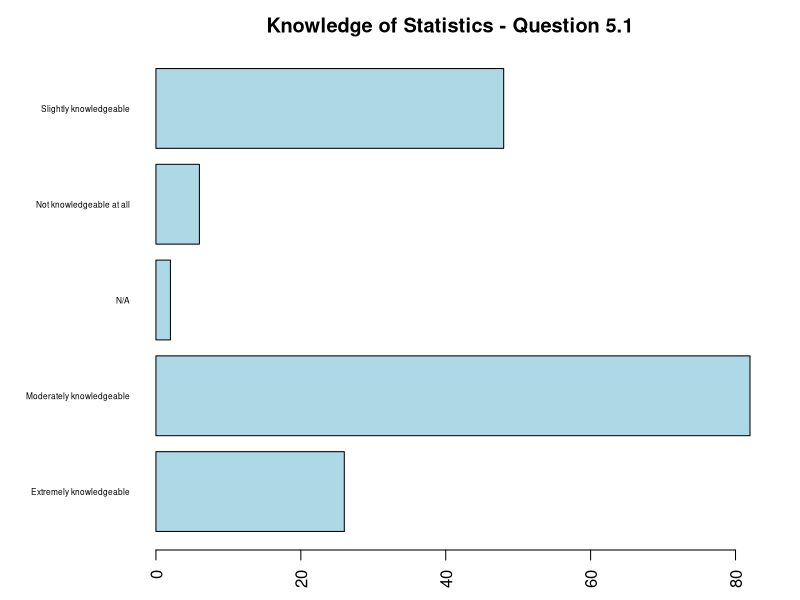
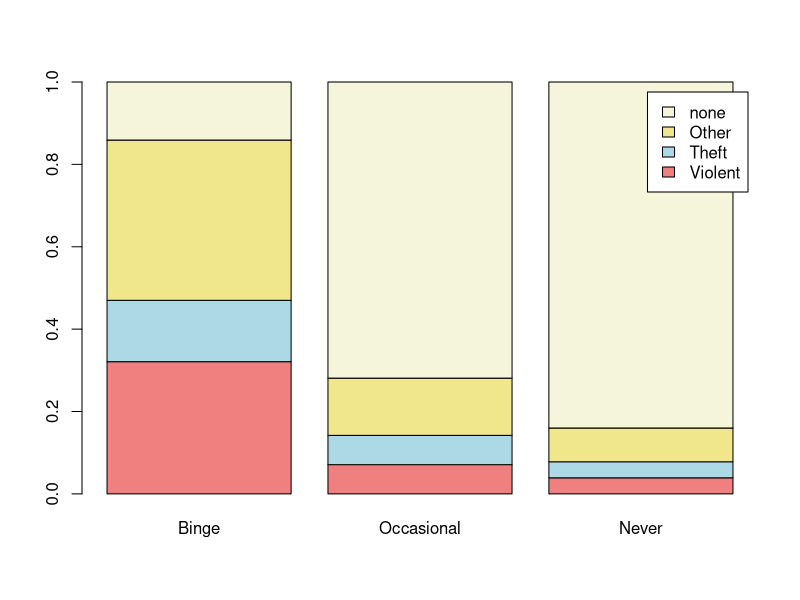
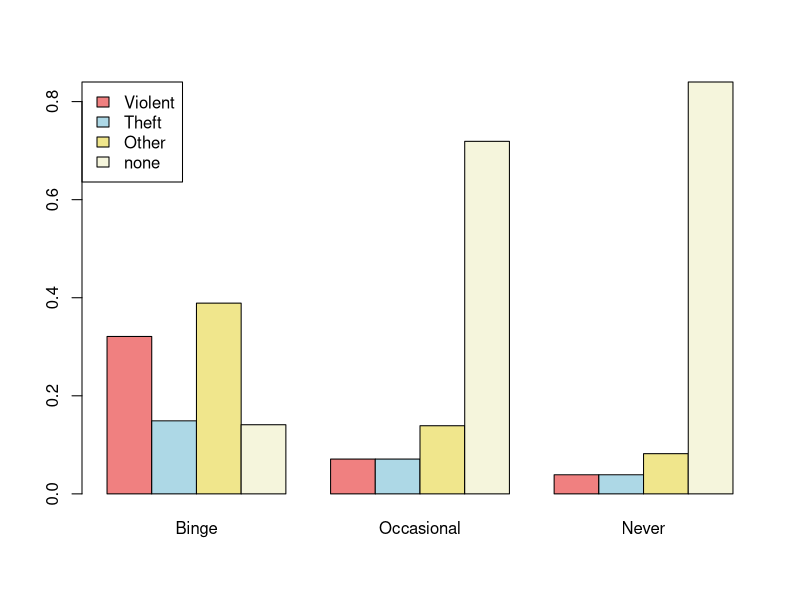
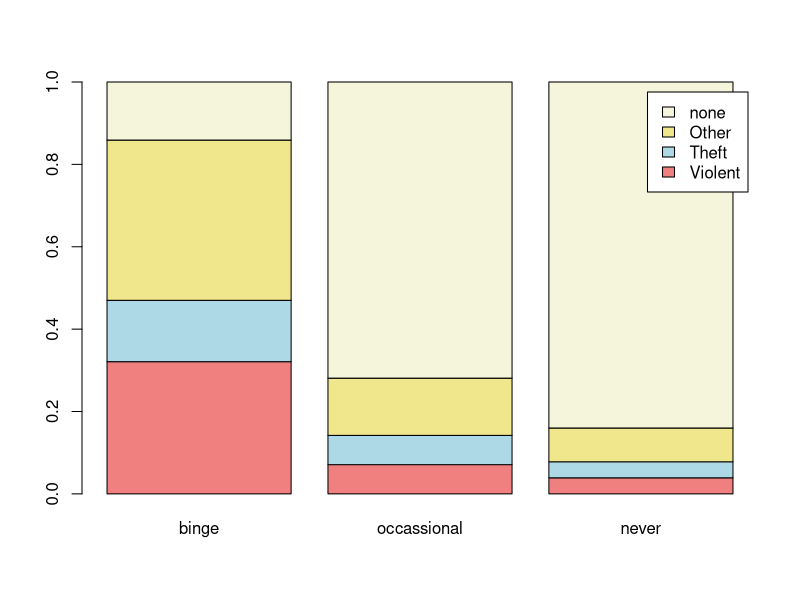
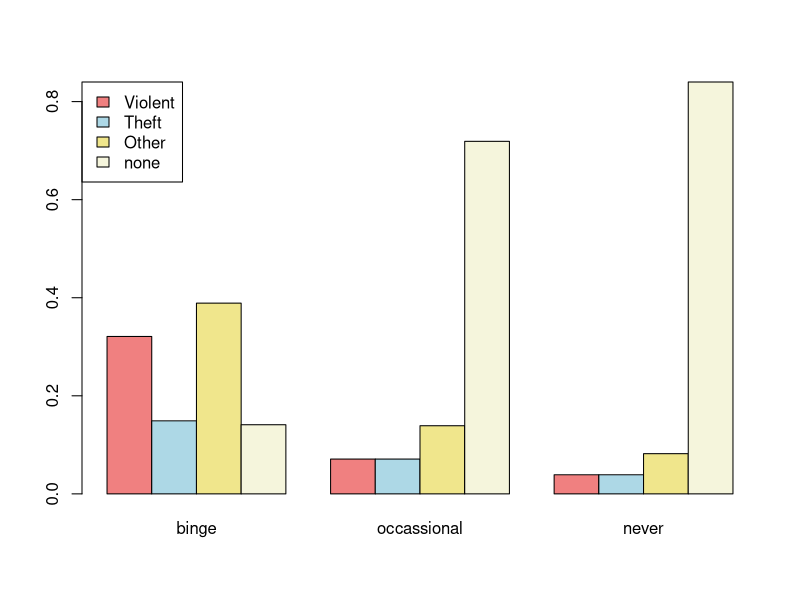

Generate these figures, in order, with R: (Note: this script raises an error after producing the figures.)
library(sqldf)
library(dplyr)

# Barplot Code --------------------------------------------
  
survey <- read.csv("informatics_survey.csv", stringsAsFactors = FALSE)

# What happens if we don't set the stringsAsFactors argument?
q <- data.frame(survey$Q5_1, stringsAsFactors = FALSE)

colnames(q) <- c("response")

q <- subset(q, response != "")
q <- q[q$response != "",]

cnts <- table(q)

opar <- par(no.readonly = TRUE)
par(mai = c(.5, 1.5, .5, .5))
 
barplot(cnts, 
        horiz = TRUE, 
        col   = 'lightblue',
        las   = 2,
        main  = "Knowledge of Statistics - Question 5.1",
        cex.names = 0.5)

par(opar)
 
# Grouped & Stacked Barplot code -----------------------------

crime <- read.csv("drink_crime.csv", stringsAsFactors = FALSE)

# Data must be presented as a matrix or vector for stacked or grouped barplots.

barplot(as.matrix(crime[, c(2:4)]), 
        legend = crime[, 1],
           col = c("lightcoral","lightblue","khaki","beige"))

barplot(as.matrix(crime[, c(2:4)]), 
        legend = crime[, 1],
           col = c("lightcoral","lightblue","khaki","beige"),
   args.legend = list(x = "topleft"),
        beside = TRUE)

# INSTRUCTOR NOTE
# In programming, there is often more than one way to accomplish a task.  Rather
# than reference observations and variables with indexes -- the approach taken 
# above -- the code below creates a new dataframe.

lgnd        <- crime$Crime
binge       <- crime$Binge
occassional <- crime$Occasional
never       <- crime$Never
cnts        <- data.frame(binge, occassional, never)

barplot(as.matrix(cnts),
        legend = lgnd,
        col = c("lightcoral","lightblue","khaki","beige"))

barplot(as.matrix(cnts),
        legend = lgnd,
           col = c("lightcoral","lightblue","khaki","beige"),
   args.legend = list(x = "topleft"),
        beside = TRUE )

# Pie Chart code --------------------------------------------

survey <- read.csv("informatics_survey.csv", stringsAsFactors = FALSE)

# You can write a select statement with new column names.
tmp <- sqldf("select q3 as department, count(q3) as total from survey where q3 != ' ' group by q3")

# Or, you can execute a simple select and rename the variables afterwards.
tmp <- sqldf("select q3, count(q3) from survey where q3 != ' ' group by q3")

# Rename the columns -- department & department count.
colnames(tmp)  <- c("dept","dept_cnt")

# Add new column for academic group (HUM Humanities, SCI Sciences, SOC, Social Sciences, MED Medical)
tmp$acad_grp <- ""                       

# Set the new acad_grp column, using fix().  What happens if you use edit()?
fix(tmp)                                   

# Save a backup copy of the modified dataframe.
write.csv(tmp, file = "tmp.csv")          

# Create a new dataframe of the two columns needed for the pie chart. 
temp <- data.frame(tmp$acad_grp, tmp$dept_cnt, stringsAsFactors = FALSE)
colnames(temp) <- c("acad_grp","dept_cnt")

# Group rows by academic group and then sum dept_cnt for each academic group.
grp_by <- group_by(temp, acad_grp)            
slices <- summarize(grp_by, grp_tot = sum(dept_cnt))     

# Code to make the slice labels more descriptive.
slices$acad_grp[1] <- "Humanities"
slices$acad_grp[2] <- "Health Sciences"
slices$acad_grp[3] <- "Sciences"
slices$acad_grp[4] <- "Social Sciences"
slices$acad_grp[5] <- "Unknown"

# Calculate percentages, round to two digits, and then create labels.
slices$grp_pct <- (slices$grp_tot / sum(slices$grp_tot))
slices$grp_pct <- round(slices$grp_pct, 2) * 100
slices$lbl     <- paste(slices$acad_grp, " ", slices$grp_pct, "%", sep = "")
 
# And finally, generate the pie chart.
pie(slices$grp_pct, labels = slices$lbl, main = "Participation by Academic Area") 

# We can accomplish the same thing with the pipe operator.
slices <- group_by(temp, acad_grp) %>% summarize(grp_tot = sum(dept_cnt))

pie(slices$grp_tot, labels = slices$acad_grp, main = "Pie Chart (Pipe)") 

# Histogram code ---------------------------------------------

opar <- par(no.readonly = TRUE)

par(mfrow = c(3, 1))

own <- read.delim("home_ownership.txt", sep = "\t", stringsAsFactors = FALSE)

hist(own$pct_1985, 
     main = "1985", 
     col  = "lightblue",
     ylim = c(0, 27),
     xlab = "Home Ownership %")

hist(own$pct_1996, 
     main = "1996", 
     col  = "lightblue",
     ylim = c(0, 27),
     xlab = "Home Ownership %")

hist(own$pct_2002, 
     main = "2002", 
     col  = "lightblue",
     ylim = c(0, 27),
     xlab = "Home Ownership %")

par(opar)

# Boxplot code -----------------------------------------------

own <- read.delim("home_ownership.txt", sep = "\t", stringsAsFactors = FALSE)

boxplot(own$pct_1985, 
        own$pct_1996, 
        own$pct_2002, 
        notch = TRUE,
        ylab  = "Home Ownership %",
        main  = "Home Ownership in the United States",
        names = c("1985","1996","2002"))

# Stem & Leaf plot ------------------------------------------

ozone <- read.csv("ozone.csv", stringsAsFactors = FALSE)

x <- ozone[c(0:79),]

# The scale argument must equal 2 or the function only prints even numbers.
stem(x, scale = 2) 


# Scatter plot ------------------------------------------
money <- read.delim("money_supply.txt", sep = "\t", stringsAsFactors = FALSE)

plot(money$m2, money$m3, xlab = "M2 (Trillions)", ylab = "M3 (Trillions)")

# Now, fit a regression model and plot the line.
fit <- lm(money$m3 ~ money$m2, data = money)

abline(fit, col = "blue")
